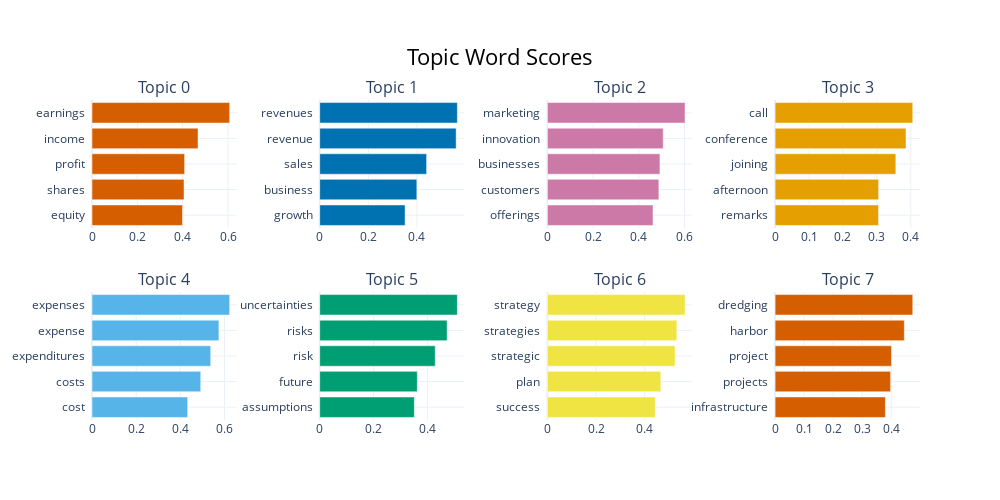

The cell this chart's notebook holds for it:
### Code cell
topic_model.visualize_barchart()

### Figure 1 — Plotly figure (JSON) as saved in the notebook; plotly's stock layout.template omitted (floating-point values rounded to 4 significant figures)
{"data": [{"marker": {"color": "#D55E00"}, "orientation": "h", "type": "bar", "x": [0.3989, 0.4057, 0.4083, 0.4674, 0.6068], "xaxis": "x", "y": ["equity  ", "shares  ", "profit  ", "income  ", "earnings  "], "yaxis": "y"}, {"marker": {"color": "#0072B2"}, "orientation": "h", "type": "bar", "x": [0.3512, 0.3994, 0.4396, 0.5611, 0.566], "xaxis": "x2", "y": ["growth  ", "business  ", "sales  ", "revenue  ", "revenues  "], "yaxis": "y2"}, {"marker": {"color": "#CC79A7"}, "orientation": "h", "type": "bar", "x": [0.4621, 0.4877, 0.4924, 0.5068, 0.6023], "xaxis": "x3", "y": ["offerings  ", "customers  ", "businesses  ", "innovation  ", "marketing  "], "yaxis": "y3"}, {"marker": {"color": "#E69F00"}, "orientation": "h", "type": "bar", "x": [0.3047, 0.305, 0.3557, 0.3858, 0.4056], "xaxis": "x4", "y": ["remarks  ", "afternoon  ", "joining  ", "conference  ", "call  "], "yaxis": "y4"}, {"marker": {"color": "#56B4E9"}, "orientation": "h", "type": "bar", "x": [0.4332, 0.4924, 0.5377, 0.5747, 0.6234], "xaxis": "x5", "y": ["cost  ", "costs  ", "expenditures  ", "expense  ", "expenses  "], "yaxis": "y5"}, {"marker": {"color": "#009E73"}, "orientation": "h", "type": "bar", "x": [0.3513, 0.3623, 0.4288, 0.4731, 0.511], "xaxis": "x6", "y": ["assumptions  ", "future  ", "risk  ", "risks  ", "uncertainties  "], "yaxis": "y6"}, {"marker": {"color": "#F0E442"}, "orientation": "h", "type": "bar", "x": [0.4433, 0.4662, 0.525, 0.5324, 0.566], "xaxis": "x7", "y": ["success  ", "plan  ", "strategic  ", "strategies  ", "strategy  "], "yaxis": "y7"}, {"marker": {"color": "#D55E00"}, "orientation": "h", "type": "bar", "x": [0.3798, 0.3978, 0.4008, 0.4451, 0.4741], "xaxis": "x8", "y": ["infrastructure  ", "projects  ", "project  ", "harbor  ", "dredging  "], "yaxis": "y8"}], "layout": {"annotations": [{"font": {"size": 16}, "showarrow": false, "text": "Topic 0", "x": 0.0875, "xanchor": "center", "xref": "paper", "y": 1, "yanchor": "bottom", "yref": "paper"}, {"font": {"size": 16}, "showarrow": false, "text": "Topic 1", "x": 0.3625, "xanchor": "center", "xref": "paper", "y": 1, "yanchor": "bottom", "yref": "paper"}, {"font": {"size": 16}, "showarrow": false, "text": "Topic 2", "x": 0.6375, "xanchor": "center", "xref": "paper", "y": 1, "yanchor": "bottom", "yref": "paper"}, {"font": {"size": 16}, "showarrow": false, "text": "Topic 3", "x": 0.9125, "xanchor": "center", "xref": "paper", "y": 1, "yanchor": "bottom", "yref": "paper"}, {"font": {"size": 16}, "showarrow": false, "text": "Topic 4", "x": 0.0875, "xanchor": "center", "xref": "paper", "y": 0.4, "yanchor": "bottom", "yref": "paper"}, {"font": {"size": 16}, "showarrow": false, "text": "Topic 5", "x": 0.3625, "xanchor": "center", "xref": "paper", "y": 0.4, "yanchor": "bottom", "yref": "paper"}, {"font": {"size": 16}, "showarrow": false, "text": "Topic 6", "x": 0.6375, "xanchor": "center", "xref": "paper", "y": 0.4, "yanchor": "bottom", "yref": "paper"}, {"font": {"size": 16}, "showarrow": false, "text": "Topic 7", "x": 0.9125, "xanchor": "center", "xref": "paper", "y": 0.4, "yanchor": "bottom", "yref": "paper"}], "height": 500, "hoverlabel": {"bgcolor": "white", "font": {"family": "Rockwell", "size": 16}}, "showlegend": false, "title": {"font": {"color": "Black", "size": 22}, "text": "Topic Word Scores", "x": 0.5, "xanchor": "center", "yanchor": "top"}, "width": 1000, "xaxis": {"anchor": "y", "domain": [0, 0.175], "showgrid": true}, "xaxis2": {"anchor": "y2", "domain": [0.275, 0.45], "showgrid": true}, "xaxis3": {"anchor": "y3", "domain": [0.55, 0.725], "showgrid": true}, "xaxis4": {"anchor": "y4", "domain": [0.825, 1], "showgrid": true}, "xaxis5": {"anchor": "y5", "domain": [0, 0.175], "showgrid": true}, "xaxis6": {"anchor": "y6", "domain": [0.275, 0.45], "showgrid": true}, "xaxis7": {"anchor": "y7", "domain": [0.55, 0.725], "showgrid": true}, "xaxis8": {"anchor": "y8", "domain": [0.825, 1], "showgrid": true}, "yaxis": {"anchor": "x", "domain": [0.6, 1], "showgrid": true}, "yaxis2": {"anchor": "x2", "domain": [0.6, 1], "showgrid": true}, "yaxis3": {"anchor": "x3", "domain": [0.6, 1], "showgrid": true}, "yaxis4": {"anchor": "x4", "domain": [0.6, 1], "showgrid": true}, "yaxis5": {"anchor": "x5", "domain": [0, 0.4], "showgrid": true}, "yaxis6": {"anchor": "x6", "domain": [0, 0.4], "showgrid": true}, "yaxis7": {"anchor": "x7", "domain": [0, 0.4], "showgrid": true}, "yaxis8": {"anchor": "x8", "domain": [0, 0.4], "showgrid": true}}}
